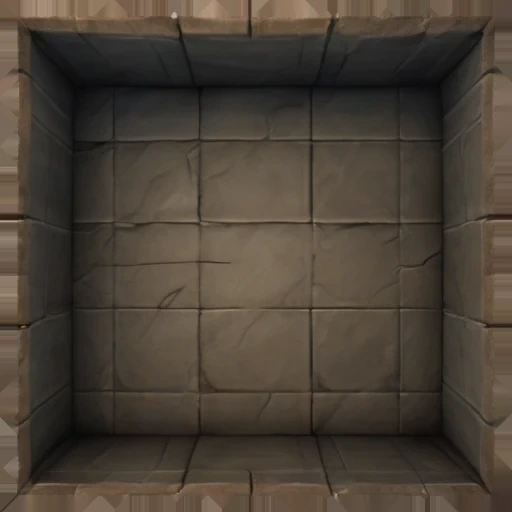
#> input picture assets/dungeon-rooms/corridor.webp, 512 x 512 px, found by its file name
$ python strip-art-white-edge.py assets/dungeon-rooms corridor.webp plant-1.webp:mirror
#> lines starting #> are read from the running program, lines starting #| are printed output that depends on the picture; after the words box and inside, x2 and y2 are one past the last pixel; in counts of white or black regions, pixels touching at a corner belong together
#!/usr/bin/env python3
"""Strip the baked-in near-white border from dungeon-room tile art (#823) and
maintain assets/dungeon-rooms/edge-report.json (checked by
tests/dungeon-art-edges.test.mjs).

Setup (Pillow/numpy are not project deps):
    python3 -m venv .venv && .venv/bin/pip install pillow numpy   # .venv is gitignored

Usage:
    .venv/bin/python tools/strip-art-white-edge.py assets/dungeon-rooms corridor.webp plant-1.webp:mirror
    .venv/bin/python tools/strip-art-white-edge.py assets/dungeon-rooms --report-only

Per named file and side, the fringe depth d is the number of consecutive outer
rows/cols (from the edge inward) where >=50% of pixels have R,G,B > 215
(capped at 60). Sides with d == 0 are not padded (open tile edges must keep joining); on
those only border-connected white within 8px (e.g. the bright rim on the wall
strips) is inpainted. Otherwise the outer max(d,2)+2 rows/cols are overwritten from the nearest interior
row/col ("replicate", default) or by reflecting interior rows outward
("mirror"). Image size/geometry never changes. Idempotent: a cleaned image has
d=0 on every side, so a second run changes nothing. Always run
tools/make-corridor-corner.py afterwards (the corner is composited from
corridor.webp + corridor-mid.webp) and then `--report-only` (or just this
script again) to refresh the report.
"""
import argparse
import hashlib
import json
import sys
from pathlib import Path

import numpy as np
from PIL import Image

WHITE = 215
CAP = 60
QUALITY = 92
BAND = 3
SIDES = "NESW"


def near_white(a):
    return (a[..., :3] > WHITE).all(axis=-1)


def side_slices(nw, side):
    """Fraction near-white per outer line, ordered edge -> inward."""
    if side == "N":
        return nw.mean(axis=1)
    if side == "S":
        return nw.mean(axis=1)[::-1]
    if side == "W":
        return nw.mean(axis=0)
    return nw.mean(axis=0)[::-1]  # E


def depth(a, side):
    fr = side_slices(near_white(a), side)
    d = 0
    while d < min(CAP, len(fr)) and fr[d] >= 0.5:
        d += 1
    return d


def depths(a):
    return {s: depth(a, s) for s in SIDES}


def band_pct(a):
    nw = near_white(a)
    return {
        "N": float(nw[:BAND, :].mean()),
        "S": float(nw[-BAND:, :].mean()),
        "W": float(nw[:, :BAND].mean()),
        "E": float(nw[:, -BAND:].mean()),
    }


def fill(a, side, pad, mode):
    """Overwrite the outer `pad` lines on `side` (in place on a view)."""
    t = (1, 0) + tuple(range(2, a.ndim))
    v = {"N": a, "S": a[::-1], "W": a.transpose(t), "E": a[:, ::-1].transpose(t)}[side]
    if mode == "mirror":
        for i in range(pad):
            v[i] = v[2 * pad - 1 - i]
    else:
        v[:pad] = v[pad]


def shift(x, dy, dx):
    """x shifted by (dy,dx) with edge replication."""
    h, w = x.shape[:2]
    p = np.pad(x, ((1, 1), (1, 1)) + ((0, 0),) * (x.ndim - 2), mode="edge")
    return p[1 + dy:1 + dy + h, 1 + dx:1 + dx + w]


def dilate(m):
    r = m.copy()
    for dy in (-1, 0, 1):
        for dx in (-1, 0, 1):
            r |= shift(m, dy, dx)
    return r


OPEN_REACH = 8  # px from an unpadded side that border-connected white may be removed


def residual_corner_white(a, pads):
    """Near-white (R,G,B>200) pixels connected to a padded border line, e.g.
    the rounded-corner white that lies deeper than the straight fringe, grown
    by 2px to take the anti-aliased rim with it. Confined to pad+12 px of the
    padded sides; on the other sides only OPEN_REACH px (this catches the 1-2px
    bright rim along the wall strips of an otherwise clean open edge, while the
    dark/mid-tone floor of an open edge is never touched)."""
    h, w = a.shape[:2]
    cand = (a[..., :3] > 200).all(axis=-1)
    region = np.zeros_like(cand)
    seed = np.zeros_like(cand)
    for s_ in SIDES:
        r = pads[s_] + 12 if s_ in pads else OPEN_REACH
        if s_ == "N":
            region[:r, :] = True; seed[0, :] = True
        elif s_ == "S":
            region[-r:, :] = True; seed[-1, :] = True
        elif s_ == "W":
            region[:, :r] = True; seed[:, 0] = True
        else:
            region[:, -r:] = True; seed[:, -1] = True
    cand &= region
    reach = seed & cand
    while True:
        nxt = dilate(reach) & cand
        if (nxt == reach).all():
            break
        reach = nxt
    return dilate(dilate(reach)) & region


def inpaint(a, mask):
    """Fill masked pixels from the average of already-known 8-neighbours,
    growing inward one ring at a time (nearest-real-colour fill)."""
    a = a.astype(np.float32).copy()
    known = ~mask
    while not known.all():
        acc = np.zeros_like(a)
        cnt = np.zeros(known.shape, np.float32)
        for dy in (-1, 0, 1):
            for dx in (-1, 0, 1):
                k = shift(known, dy, dx)
                acc += shift(a, dy, dx) * k[..., None]
                cnt += k
        grow = (~known) & (cnt > 0)
        if not grow.any():
            break
        a[grow] = acc[grow] / cnt[grow][..., None]
        known = known | grow
    return np.clip(a + 0.5, 0, 255).astype(np.uint8)


def clean(path, mode):
    img = Image.open(path)
    a = np.array(img.convert("RGB"))
    before = depths(a)
    out = a.copy()
    pads = {}
    for s in SIDES:
        d = before[s]
        if d >= 1:
            pads[s] = max(d, 2) + 2
    bad = residual_corner_white(a, pads)
    if pads or bad.any():
        # Pixels whose colour can't be trusted: the fringe strips plus any
        # border-connected corner white. Fill the strips from the interior,
        # carrying the "untrusted" flag along so a mirrored/replicated bright
        # corner pixel gets re-inpainted instead of becoming a speck.
        for s, pad in pads.items():
            fill(out, s, pad, mode)
            fill(bad, s, pad, mode)
        out = inpaint(out, bad)
    if pads or bad.any():
        # interior self-check: outside every pad (+ block margin) must stay put
        m = 8
        t, b, l, r = (pads.get(k, OPEN_REACH) + 12 + m for k in "NSWE")
        Image.fromarray(out).save(path, "WEBP", quality=QUALITY, method=6)
        new = np.array(Image.open(path).convert("RGB"))
        inner_old = a[t:-b, l:-r].astype(int)
        inner_new = new[t:-b, l:-r].astype(int)
        mad = float(np.abs(inner_old - inner_new).mean())
        mx = int(np.abs(inner_old - inner_new).max())
        assert mad < 1.5, f"{path}: interior drifted (mean abs diff {mad:.2f})"
        print(f"  interior drift: mean|d|={mad:.3f} max={mx} (lossy re-encode q{QUALITY})")
    else:
        new = a
    return before, depths(new), pads


def write_report(d):
    rep = {}
    for p in sorted(d.glob("*.webp")):
        a = np.array(Image.open(p).convert("RGB"))
        rep[p.name] = {
            "sha256": hashlib.sha256(p.read_bytes()).hexdigest(),
            "size": [a.shape[1], a.shape[0]],
            "nearWhiteOuterBandPct": {k: round(v, 4) for k, v in band_pct(a).items()},
        }
    (d / "edge-report.json").write_text(json.dumps(rep, indent=2) + "\n")
    print(f"wrote {d / 'edge-report.json'} ({len(rep)} files)")


def main():
    ap = argparse.ArgumentParser()
    ap.add_argument("dir")
    ap.add_argument("names", nargs="*", help="file.webp or file.webp:mirror|replicate")
    ap.add_argument("--report-only", action="store_true")
    a = ap.parse_args()
    d = Path(a.dir)
    if not a.report_only:
        if not a.names:
            sys.exit("name at least one file (or use --report-only)")
        for spec in a.names:
            name, _, mode = spec.partition(":")
            mode = mode or "replicate"
            print(name, mode)
            b, af, pads = clean(d / name, mode)
#> in clean, img is the input picture: PIL image 512x512 RGB; mean R, G, B 74.5, 65.1, 54.5
#> in near_white, `return (a[..., :3] > WHITE).all(axis=-1)`: returned value: shape (512, 512) bool; every value is 0
#> in depth, `fr = side_slices(near_white(a), side)`: fr = 512 values from 0 to 0
#> after the loop in depth, `while d < min(CAP, len(fr)) and fr[d] >= 0.5:`: d = 0
#> in clean, `before = depths(a)`: before = {'N': 0, 'E': 0, 'S': 0, 'W': 0}
#> after the loop in clean, `for s in SIDES:`: pads = 0 items
#> after the loop in residual_corner_white, `for s_ in SIDES:`:
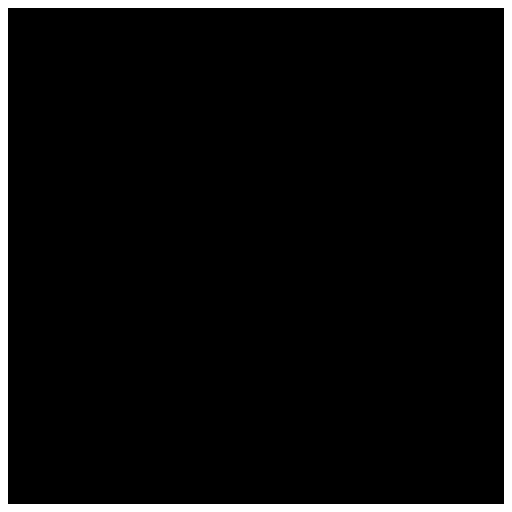
#> region: shape (512, 512) bool; 6.2% white; 1 white region, box (x1, y1, x2, y2) and area: (0, 0, 512, 512) 16128
#> after the loop in residual_corner_white, `for s_ in SIDES:`:
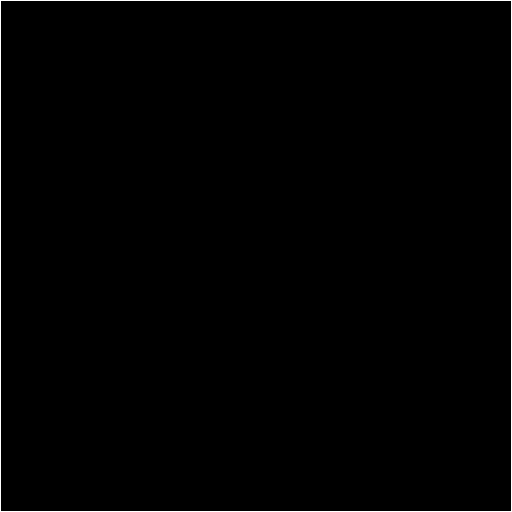
#> seed: shape (512, 512) bool; 0.78% white in thin lines or dots
#> the loop in residual_corner_white, `while True:` made 1 pass
#> b = {'N': 0, 'E': 0, 'S': 0, 'W': 0}; af = {'N': 0, 'E': 0, 'S': 0, 'W': 0}; pads = 0 items
            print("  before", b, "after", af, "pads", pads or "none (untouched)")
#|   before {'N': 0, 'E': 0, 'S': 0, 'W': 0} after {'N': 0, 'E': 0, 'S': 0, 'W': 0} pads none (untouched)
#> pass 2 of the loop in main, `for spec in a.names:`:
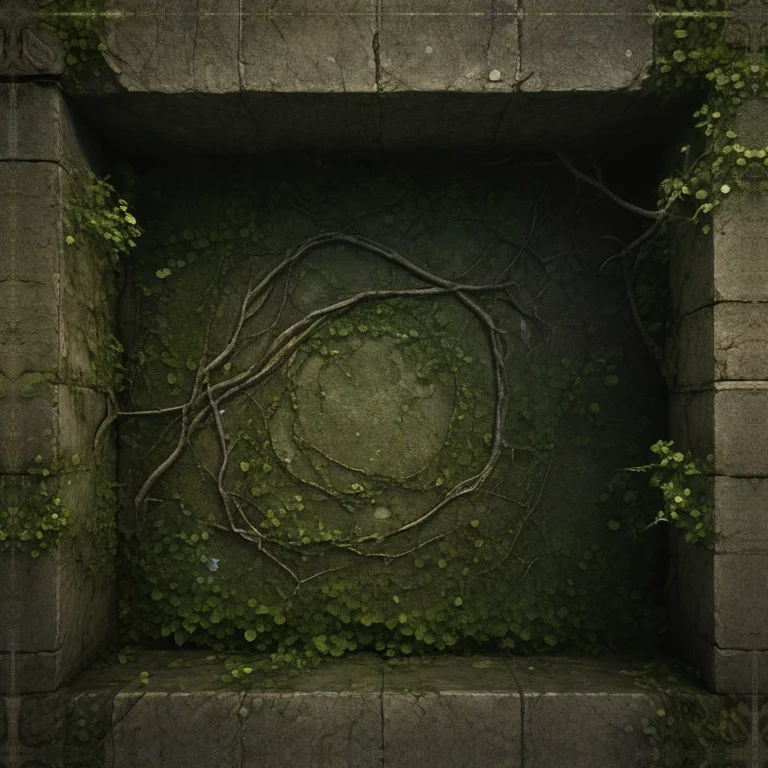
#> input picture assets/dungeon-rooms/plant-1.webp, 768 x 768 px, found by its file name
#> in clean, img is the input picture: PIL image 768x768 RGB; mean R, G, B 47.2, 48.1, 30.5
#> after the loop in residual_corner_white (call 2), `for s_ in SIDES:`:
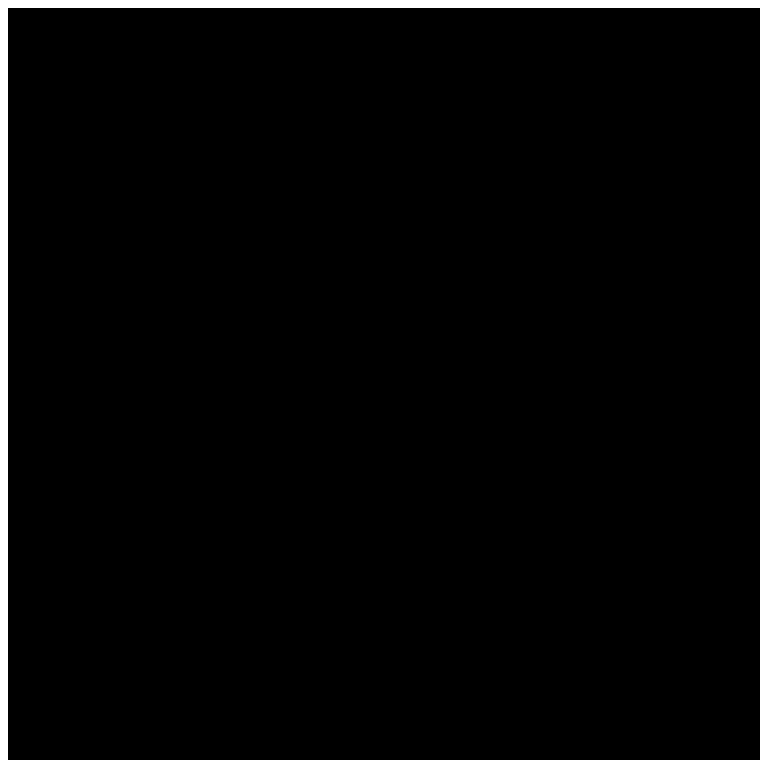
#> region: shape (768, 768) bool; 4.1% white; 1 white region, box (x1, y1, x2, y2) and area: (0, 0, 768, 768) 24320
#> after the loop in residual_corner_white (call 2), `for s_ in SIDES:`:
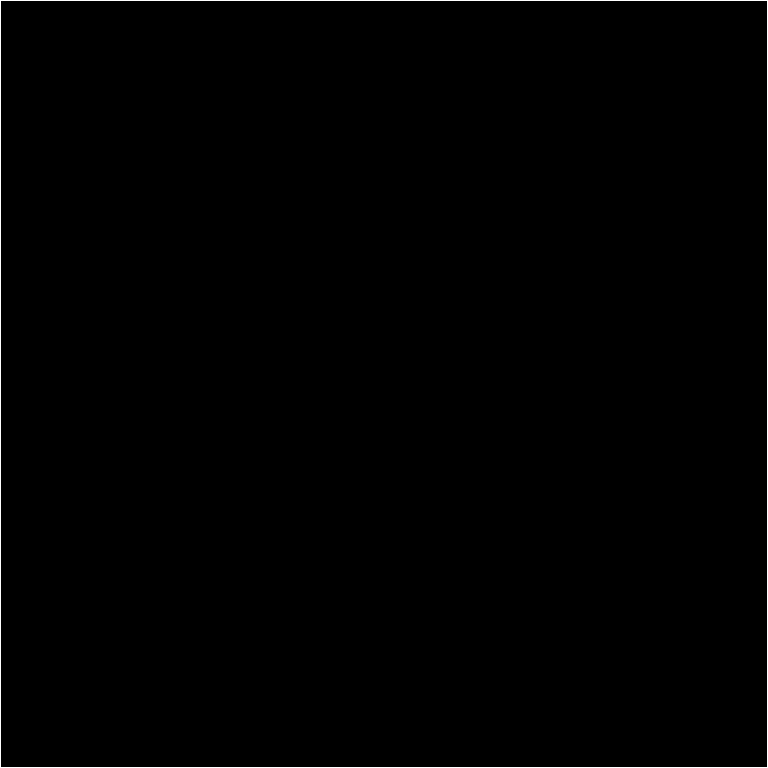
#> seed: shape (768, 768) bool; 0.52% white in thin lines or dots
#> the loop in residual_corner_white (call 2), `while True:` made 1 pass
#|   before {'N': 0, 'E': 0, 'S': 0, 'W': 0} after {'N': 0, 'E': 0, 'S': 0, 'W': 0} pads none (untouched)
#> pass 2 of the loop in write_report, `for p in sorted(d.glob("*.webp")):`:
    write_report(d)
#| wrote assets/dungeon-rooms/edge-report.json (2 files)


if __name__ == "__main__":
    main()
